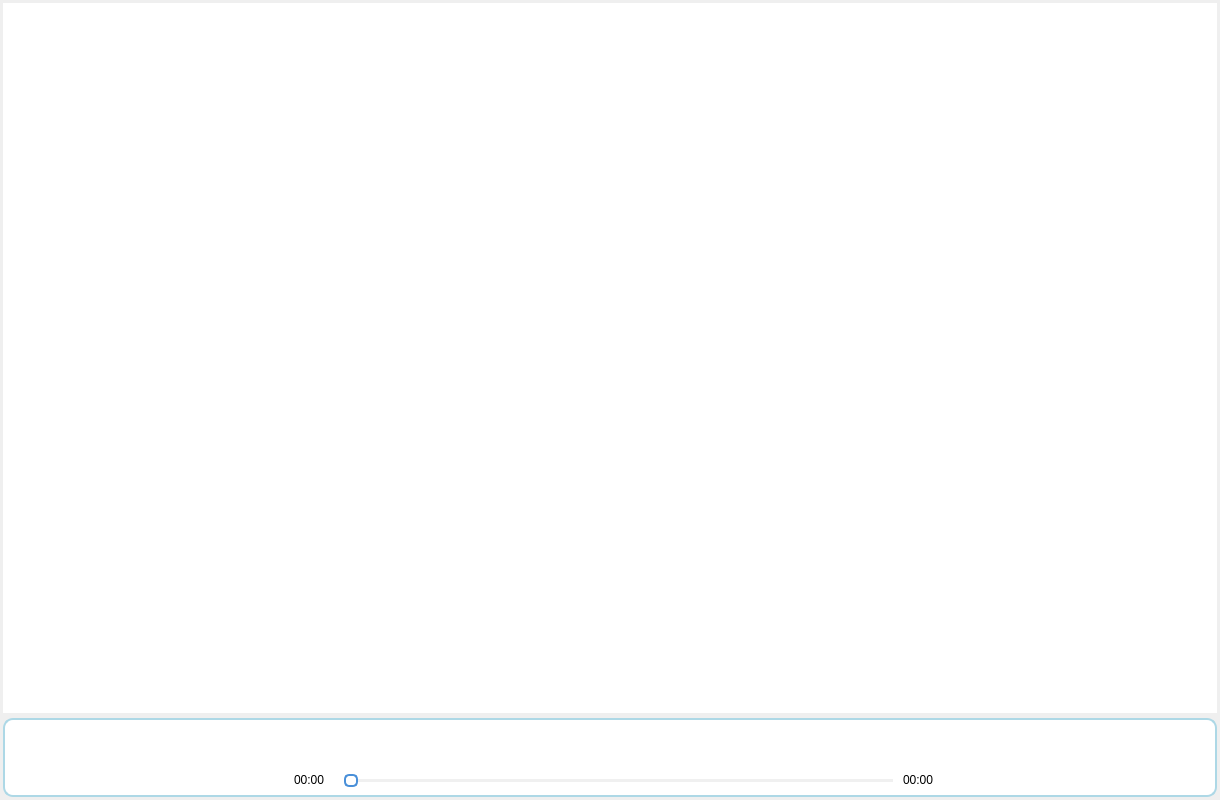
<?xml version="1.0" encoding="UTF-8"?>
<ui version="4.0">
 <class>UIMain</class>
 <widget class="QWidget" name="UIMain">
  <property name="geometry">
   <rect>
    <x>0</x>
    <y>0</y>
    <width>1220</width>
    <height>800</height>
   </rect>
  </property>
  <property name="sizePolicy">
   <sizepolicy hsizetype="Preferred" vsizetype="Preferred">
    <horstretch>0</horstretch>
    <verstretch>0</verstretch>
   </sizepolicy>
  </property>
  <property name="minimumSize">
   <size>
    <width>1220</width>
    <height>800</height>
   </size>
  </property>
  <property name="baseSize">
   <size>
    <width>0</width>
    <height>0</height>
   </size>
  </property>
  <property name="windowTitle">
   <string>Form</string>
  </property>
  <property name="styleSheet">
   <string notr="true"/>
  </property>
  <layout class="QVBoxLayout" name="verticalLayout_2">
   <property name="spacing">
    <number>5</number>
   </property>
   <property name="leftMargin">
    <number>3</number>
   </property>
   <property name="topMargin">
    <number>3</number>
   </property>
   <property name="rightMargin">
    <number>3</number>
   </property>
   <property name="bottomMargin">
    <number>3</number>
   </property>
   <item>
    <widget class="QStackedWidget" name="stackedWidget">
     <property name="currentIndex">
      <number>0</number>
     </property>
     <widget class="QWidget" name="page">
      <layout class="QVBoxLayout" name="verticalLayout_4">
       <property name="spacing">
        <number>0</number>
       </property>
       <property name="leftMargin">
        <number>0</number>
       </property>
       <property name="topMargin">
        <number>0</number>
       </property>
       <property name="rightMargin">
        <number>0</number>
       </property>
       <property name="bottomMargin">
        <number>0</number>
       </property>
       <item>
        <widget class="QListView" name="listView">
         <property name="sizePolicy">
          <sizepolicy hsizetype="Expanding" vsizetype="Expanding">
           <horstretch>0</horstretch>
           <verstretch>0</verstretch>
          </sizepolicy>
         </property>
         <property name="styleSheet">
          <string notr="true">    QListView {
        background: #ffffff;
        border: none;
        outline: none;
    }
    QListView::item {
        height: 48px;
        padding: 6px 10px;
        font-size: 14px;
        color: #333333;
        border-bottom: 1px solid #f0f0f0;
    }
</string>
         </property>
         <property name="editTriggers">
          <set>QAbstractItemView::EditTrigger::NoEditTriggers</set>
         </property>
        </widget>
       </item>
      </layout>
     </widget>
     <widget class="QWidget" name="page_2"/>
    </widget>
   </item>
   <item>
    <widget class="QFrame" name="frame">
     <property name="sizePolicy">
      <sizepolicy hsizetype="Expanding" vsizetype="Fixed">
       <horstretch>0</horstretch>
       <verstretch>0</verstretch>
      </sizepolicy>
     </property>
     <property name="styleSheet">
      <string notr="true">QFrame#frame {
	background: #ffffff;
	border-radius: 10px;
	border: 2px solid lightblue;
}</string>
     </property>
     <property name="frameShape">
      <enum>QFrame::Shape::StyledPanel</enum>
     </property>
     <property name="frameShadow">
      <enum>QFrame::Shadow::Raised</enum>
     </property>
     <layout class="QHBoxLayout" name="horizontalLayout_3">
      <property name="leftMargin">
       <number>12</number>
      </property>
      <property name="topMargin">
       <number>5</number>
      </property>
      <property name="rightMargin">
       <number>12</number>
      </property>
      <property name="bottomMargin">
       <number>5</number>
      </property>
      <item>
       <widget class="QLabel" name="coverLabel">
        <property name="sizePolicy">
         <sizepolicy hsizetype="Expanding" vsizetype="Expanding">
          <horstretch>0</horstretch>
          <verstretch>0</verstretch>
         </sizepolicy>
        </property>
        <property name="minimumSize">
         <size>
          <width>65</width>
          <height>65</height>
         </size>
        </property>
        <property name="maximumSize">
         <size>
          <width>65</width>
          <height>65</height>
         </size>
        </property>
        <property name="cursor">
         <cursorShape>ArrowCursor</cursorShape>
        </property>
        <property name="styleSheet">
         <string notr="true"/>
        </property>
        <property name="text">
         <string/>
        </property>
        <property name="pixmap">
         <pixmap resource="icon.qrc">:/icon/cover.png</pixmap>
        </property>
        <property name="scaledContents">
         <bool>true</bool>
        </property>
        <property name="alignment">
         <set>Qt::AlignmentFlag::AlignCenter</set>
        </property>
        <property name="wordWrap">
         <bool>false</bool>
        </property>
       </widget>
      </item>
      <item>
       <widget class="QWidget" name="widget" native="true">
        <property name="minimumSize">
         <size>
          <width>200</width>
          <height>60</height>
         </size>
        </property>
        <property name="maximumSize">
         <size>
          <width>200</width>
          <height>60</height>
         </size>
        </property>
        <property name="styleSheet">
         <string notr="true"/>
        </property>
        <layout class="QVBoxLayout" name="verticalLayout_3">
         <item>
          <widget class="QLabel" name="titleSinger">
           <property name="minimumSize">
            <size>
             <width>0</width>
             <height>20</height>
            </size>
           </property>
           <property name="styleSheet">
            <string notr="true">font-size: 16px;
</string>
           </property>
           <property name="text">
            <string/>
           </property>
           <property name="textFormat">
            <enum>Qt::TextFormat::RichText</enum>
           </property>
          </widget>
         </item>
         <item>
          <widget class="QPushButton" name="loveBtn">
           <property name="enabled">
            <bool>true</bool>
           </property>
           <property name="minimumSize">
            <size>
             <width>22</width>
             <height>22</height>
            </size>
           </property>
           <property name="maximumSize">
            <size>
             <width>22</width>
             <height>22</height>
            </size>
           </property>
           <property name="cursor">
            <cursorShape>PointingHandCursor</cursorShape>
           </property>
           <property name="mouseTracking">
            <bool>false</bool>
           </property>
           <property name="text">
            <string/>
           </property>
           <property name="icon">
            <iconset>
             <selectedon>:/icon/dislove.png</selectedon>
            </iconset>
           </property>
           <property name="iconSize">
            <size>
             <width>22</width>
             <height>22</height>
            </size>
           </property>
           <property name="checkable">
            <bool>true</bool>
           </property>
           <property name="flat">
            <bool>true</bool>
           </property>
          </widget>
         </item>
        </layout>
       </widget>
      </item>
      <item>
       <widget class="QWidget" name="widget_3" native="true">
        <property name="sizePolicy">
         <sizepolicy hsizetype="Expanding" vsizetype="Expanding">
          <horstretch>0</horstretch>
          <verstretch>0</verstretch>
         </sizepolicy>
        </property>
        <property name="minimumSize">
         <size>
          <width>32</width>
          <height>32</height>
         </size>
        </property>
        <property name="styleSheet">
         <string notr="true"/>
        </property>
        <layout class="QVBoxLayout" name="verticalLayout" stretch="2,0">
         <property name="spacing">
          <number>0</number>
         </property>
         <property name="leftMargin">
          <number>0</number>
         </property>
         <property name="topMargin">
          <number>0</number>
         </property>
         <property name="rightMargin">
          <number>0</number>
         </property>
         <property name="bottomMargin">
          <number>0</number>
         </property>
         <item>
          <layout class="QHBoxLayout" name="horizontalLayout">
           <item>
            <spacer name="horizontalSpacer_2">
             <property name="orientation">
              <enum>Qt::Orientation::Horizontal</enum>
             </property>
             <property name="sizeHint" stdset="0">
              <size>
               <width>40</width>
               <height>20</height>
              </size>
             </property>
            </spacer>
           </item>
           <item>
            <widget class="QPushButton" name="modeBtn">
             <property name="sizePolicy">
              <sizepolicy hsizetype="Fixed" vsizetype="Preferred">
               <horstretch>0</horstretch>
               <verstretch>0</verstretch>
              </sizepolicy>
             </property>
             <property name="minimumSize">
              <size>
               <width>32</width>
               <height>32</height>
              </size>
             </property>
             <property name="maximumSize">
              <size>
               <width>32</width>
               <height>32</height>
              </size>
             </property>
             <property name="cursor">
              <cursorShape>PointingHandCursor</cursorShape>
             </property>
             <property name="text">
              <string/>
             </property>
             <property name="icon">
              <iconset resource="icon.qrc">
               <normaloff>:/icon/loop.png</normaloff>:/icon/loop.png</iconset>
             </property>
             <property name="iconSize">
              <size>
               <width>20</width>
               <height>20</height>
              </size>
             </property>
             <property name="shortcut">
              <string>CapsLock, Return</string>
             </property>
             <property name="flat">
              <bool>true</bool>
             </property>
            </widget>
           </item>
           <item>
            <spacer name="horizontalSpacer_6">
             <property name="orientation">
              <enum>Qt::Orientation::Horizontal</enum>
             </property>
             <property name="sizeType">
              <enum>QSizePolicy::Policy::Fixed</enum>
             </property>
             <property name="sizeHint" stdset="0">
              <size>
               <width>25</width>
               <height>25</height>
              </size>
             </property>
            </spacer>
           </item>
           <item>
            <widget class="QPushButton" name="lastBtn">
             <property name="sizePolicy">
              <sizepolicy hsizetype="Preferred" vsizetype="Fixed">
               <horstretch>0</horstretch>
               <verstretch>0</verstretch>
              </sizepolicy>
             </property>
             <property name="minimumSize">
              <size>
               <width>32</width>
               <height>32</height>
              </size>
             </property>
             <property name="maximumSize">
              <size>
               <width>32</width>
               <height>32</height>
              </size>
             </property>
             <property name="cursor">
              <cursorShape>PointingHandCursor</cursorShape>
             </property>
             <property name="text">
              <string/>
             </property>
             <property name="icon">
              <iconset resource="icon.qrc">
               <normaloff>:/icon/last.png</normaloff>:/icon/last.png</iconset>
             </property>
             <property name="iconSize">
              <size>
               <width>20</width>
               <height>20</height>
              </size>
             </property>
             <property name="flat">
              <bool>true</bool>
             </property>
            </widget>
           </item>
           <item>
            <spacer name="horizontalSpacer_8">
             <property name="orientation">
              <enum>Qt::Orientation::Horizontal</enum>
             </property>
             <property name="sizeType">
              <enum>QSizePolicy::Policy::Fixed</enum>
             </property>
             <property name="sizeHint" stdset="0">
              <size>
               <width>25</width>
               <height>25</height>
              </size>
             </property>
            </spacer>
           </item>
           <item>
            <widget class="QPushButton" name="playBtn">
             <property name="sizePolicy">
              <sizepolicy hsizetype="Preferred" vsizetype="Fixed">
               <horstretch>0</horstretch>
               <verstretch>0</verstretch>
              </sizepolicy>
             </property>
             <property name="maximumSize">
              <size>
               <width>45</width>
               <height>45</height>
              </size>
             </property>
             <property name="cursor">
              <cursorShape>PointingHandCursor</cursorShape>
             </property>
             <property name="styleSheet">
              <string notr="true">QPushButton{
	min-width: 43;
	min-height: 43;
}</string>
             </property>
             <property name="text">
              <string/>
             </property>
             <property name="icon">
              <iconset resource="icon.qrc">
               <normaloff>:/icon/pause.png</normaloff>:/icon/pause.png</iconset>
             </property>
             <property name="iconSize">
              <size>
               <width>43</width>
               <height>43</height>
              </size>
             </property>
             <property name="flat">
              <bool>true</bool>
             </property>
            </widget>
           </item>
           <item>
            <spacer name="horizontalSpacer_9">
             <property name="orientation">
              <enum>Qt::Orientation::Horizontal</enum>
             </property>
             <property name="sizeType">
              <enum>QSizePolicy::Policy::Fixed</enum>
             </property>
             <property name="sizeHint" stdset="0">
              <size>
               <width>25</width>
               <height>25</height>
              </size>
             </property>
            </spacer>
           </item>
           <item>
            <widget class="QPushButton" name="nextBtn">
             <property name="sizePolicy">
              <sizepolicy hsizetype="Preferred" vsizetype="Fixed">
               <horstretch>0</horstretch>
               <verstretch>0</verstretch>
              </sizepolicy>
             </property>
             <property name="minimumSize">
              <size>
               <width>32</width>
               <height>32</height>
              </size>
             </property>
             <property name="maximumSize">
              <size>
               <width>32</width>
               <height>32</height>
              </size>
             </property>
             <property name="cursor">
              <cursorShape>PointingHandCursor</cursorShape>
             </property>
             <property name="text">
              <string/>
             </property>
             <property name="icon">
              <iconset resource="icon.qrc">
               <normaloff>:/icon/next.png</normaloff>:/icon/next.png</iconset>
             </property>
             <property name="iconSize">
              <size>
               <width>20</width>
               <height>20</height>
              </size>
             </property>
             <property name="flat">
              <bool>true</bool>
             </property>
            </widget>
           </item>
           <item>
            <spacer name="horizontalSpacer_7">
             <property name="orientation">
              <enum>Qt::Orientation::Horizontal</enum>
             </property>
             <property name="sizeType">
              <enum>QSizePolicy::Policy::Fixed</enum>
             </property>
             <property name="sizeHint" stdset="0">
              <size>
               <width>25</width>
               <height>25</height>
              </size>
             </property>
            </spacer>
           </item>
           <item>
            <widget class="QPushButton" name="volumeBtn">
             <property name="sizePolicy">
              <sizepolicy hsizetype="Fixed" vsizetype="Preferred">
               <horstretch>0</horstretch>
               <verstretch>0</verstretch>
              </sizepolicy>
             </property>
             <property name="minimumSize">
              <size>
               <width>32</width>
               <height>32</height>
              </size>
             </property>
             <property name="maximumSize">
              <size>
               <width>32</width>
               <height>32</height>
              </size>
             </property>
             <property name="cursor">
              <cursorShape>PointingHandCursor</cursorShape>
             </property>
             <property name="text">
              <string/>
             </property>
             <property name="icon">
              <iconset resource="icon.qrc">
               <normaloff>:/icon/volume.png</normaloff>:/icon/volume.png</iconset>
             </property>
             <property name="iconSize">
              <size>
               <width>25</width>
               <height>25</height>
              </size>
             </property>
             <property name="flat">
              <bool>true</bool>
             </property>
            </widget>
           </item>
           <item>
            <spacer name="horizontalSpacer_3">
             <property name="orientation">
              <enum>Qt::Orientation::Horizontal</enum>
             </property>
             <property name="sizeType">
              <enum>QSizePolicy::Policy::Expanding</enum>
             </property>
             <property name="sizeHint" stdset="0">
              <size>
               <width>40</width>
               <height>20</height>
              </size>
             </property>
            </spacer>
           </item>
          </layout>
         </item>
         <item>
          <layout class="QHBoxLayout" name="horizontalLayout_2" stretch="0,0,0">
           <property name="spacing">
            <number>10</number>
           </property>
           <item>
            <widget class="QLabel" name="curDuration">
             <property name="minimumSize">
              <size>
               <width>40</width>
               <height>0</height>
              </size>
             </property>
             <property name="maximumSize">
              <size>
               <width>40</width>
               <height>16777215</height>
              </size>
             </property>
             <property name="text">
              <string>00:00</string>
             </property>
            </widget>
           </item>
           <item>
            <widget class="QSlider" name="progressSlider">
             <property name="sizePolicy">
              <sizepolicy hsizetype="Expanding" vsizetype="Preferred">
               <horstretch>0</horstretch>
               <verstretch>0</verstretch>
              </sizepolicy>
             </property>
             <property name="minimumSize">
              <size>
               <width>200</width>
               <height>0</height>
              </size>
             </property>
             <property name="maximumSize">
              <size>
               <width>16777215</width>
               <height>16777215</height>
              </size>
             </property>
             <property name="styleSheet">
              <string notr="true">	/* 凹槽：浅灰背景 */
    QSlider::groove:horizontal {
        background: #f0f0f0;
        height: 3px;
        border-radius: 3px;
    }
    
    /* 已滑过区域：蓝色 */
    QSlider::sub-page:horizontal {
        background: #4a90d9;
        border-radius: 3px;
    }
    
    /* 滑块：白色圆形，蓝色描边 */
    QSlider::handle:horizontal {
        background: #ffffff;
        border: 2px solid #4a90d9;
        width: 10px;
        height: -3px;
        margin: -5px 0;
        border-radius: 5px;
    }
    

</string>
             </property>
             <property name="orientation">
              <enum>Qt::Orientation::Horizontal</enum>
             </property>
            </widget>
           </item>
           <item>
            <widget class="QLabel" name="totalDuration">
             <property name="minimumSize">
              <size>
               <width>40</width>
               <height>0</height>
              </size>
             </property>
             <property name="maximumSize">
              <size>
               <width>40</width>
               <height>16777215</height>
              </size>
             </property>
             <property name="text">
              <string>00:00</string>
             </property>
            </widget>
           </item>
          </layout>
         </item>
        </layout>
       </widget>
      </item>
      <item>
       <spacer name="horizontalSpacer_4">
        <property name="orientation">
         <enum>Qt::Orientation::Horizontal</enum>
        </property>
        <property name="sizeType">
         <enum>QSizePolicy::Policy::Fixed</enum>
        </property>
        <property name="sizeHint" stdset="0">
         <size>
          <width>200</width>
          <height>60</height>
         </size>
        </property>
       </spacer>
      </item>
      <item>
       <spacer name="horizontalSpacer">
        <property name="orientation">
         <enum>Qt::Orientation::Horizontal</enum>
        </property>
        <property name="sizeType">
         <enum>QSizePolicy::Policy::Minimum</enum>
        </property>
        <property name="sizeHint" stdset="0">
         <size>
          <width>60</width>
          <height>60</height>
         </size>
        </property>
       </spacer>
      </item>
     </layout>
    </widget>
   </item>
  </layout>
 </widget>
 <resources>
  <include location="icon.qrc"/>
 </resources>
 <connections/>
</ui>
